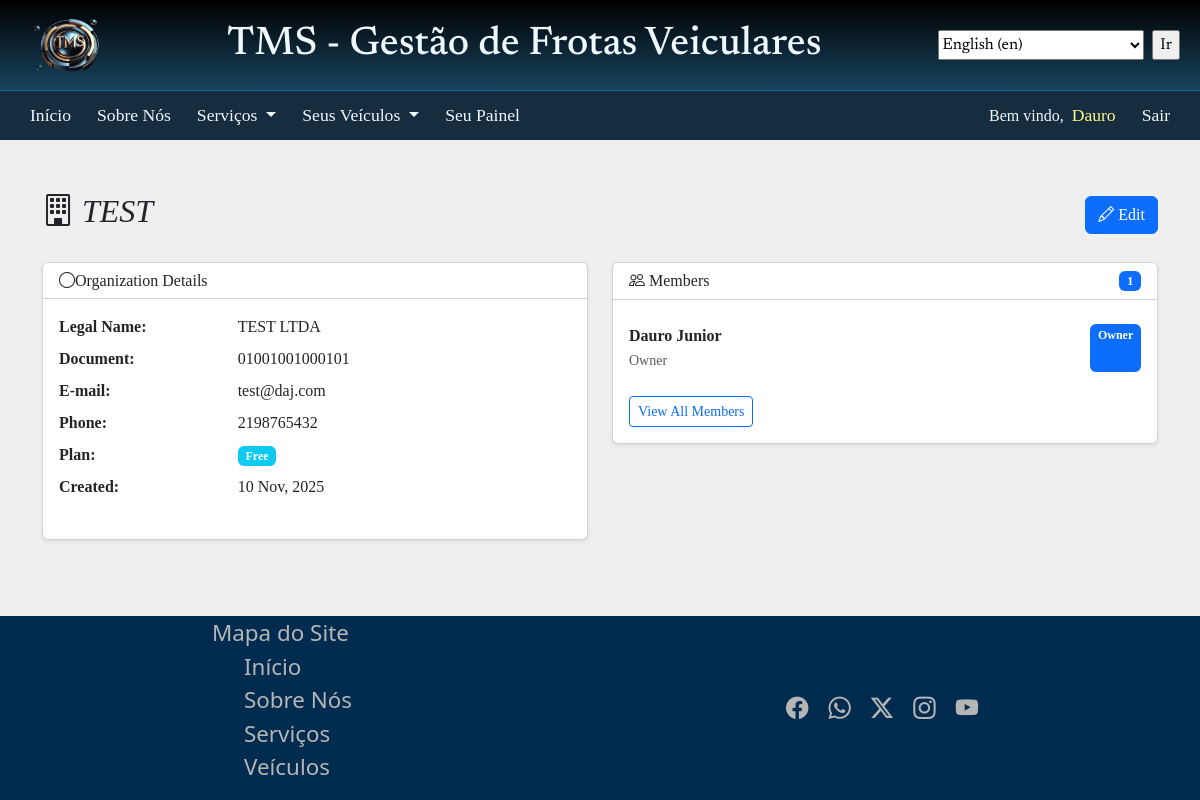
The app's page /tenants/079df3ba-5465-4106-b9de-b77a78685eee/details/ (signed in) with its own data.
### accounts/models.py (models this page shows, shortened)
class CustomUser(AbstractUser):
    id = models.UUIDField(primary_key=True, default=uuid.uuid4, editable=False)
    current_tenant = models.ForeignKey(
        'tenants.Tenant',
        on_delete=models.SET_NULL,
        null=True,
        blank=True,
        related_name='current_users',
        help_text=_('Currently active tenant for this user')
    )
    phone = models.CharField(max_length=20, blank=True, null=True)
    document_number = models.CharField(
        max_length=30,
        blank=True,
        null=True,
        help_text=_('Unique identifier like SSN or Tax ID, CPF or CNPJ')
    )
    document_type = models.CharField(
        max_length=6,
        blank=True,
        null=True,
        choices=[
            ('SSN', 'SSN'),
            ('TAXID', 'Tax ID'),
            ('CPF', 'CPF'),
            ('CNPJ', 'CNPJ')
        ],
        default='CPF'
    )
    last_login_tenant = models.ForeignKey(
        'tenants.Tenant',
        on_delete=models.SET_NULL,
        blank=True,
        null=True,
        related_name='last_login_users',
    )
    created_at = models.DateTimeField(auto_now_add=True)
    updated_at = models.DateTimeField(auto_now=True)
    class Meta:
        db_table = 'users'
        indexes = [
            models.Index(fields=['email']),
            models.Index(fields=['document_number'])
        ]
    def get_tenants(self):
        return Tenant.objects.filter(
            members__user=self,
            members__is_active=True,
            is_active=True
        ).distinct()
    def has_tenant_permission(self, tenant, permission=None):
        if self.is_superuser:
            return True

### tenants/models.py (models this page shows, shortened)
class Tenant(models.Model):
    PLAN_CHOICES = [
        ("free", _("Free")),
        ("basic", _("Basic")),
        ("premium", _("Premium")),
        ("entreprise", _("Enterprise")),
    ]
    id = models.UUIDField(primary_key=True, default=uuid.uuid4, editable=False)
    slug = models.SlugField(
        max_length=50,
        unique=True,
        help_text=_("Unique identifier for the tenant, used ni URLs and subdomains"),
    )
    name = models.CharField(max_length=200, help_text=_("Display name"))
    legal_name = models.CharField(max_length=200, help_text=_("Legal company name"))
    document = models.CharField(
        max_length=30,
        unique=True,
        help_text=_("Unique identifier like SSN or Tax ID, CPF or CNPJ"),
    )
    email = models.EmailField(unique=True)
    phone = models.CharField(max_length=30)
    address = models.CharField(max_length=250, null=True, blank=True)
    is_active = models.BooleanField(default=True)
    plan = models.CharField(max_length=20, choices=PLAN_CHOICES, default="free")
    created_at = models.DateTimeField(auto_now_add=True)
    updated_at = models.DateTimeField(auto_now=True)
    settings = models.JSONField(default=None, null=True)
    subscription_expires_at = models.DateTimeField(blank=True, null=True)
    objects = TenantManager()
    class Meta:
        db_table = "tenants"
        indexes = [
            models.Index(fields=["slug"]),
            models.Index(fields=["is_active", "plan"]),
        ]

class TenantUser(models.Model):
    ROLE_CHOICES = [
        ("owner", _("Owner")),
        ("admin", _("Administrator")),
        ("manager", _("Manager")),
        ("user", _("User")),
        ("viewer", _("Viewer")),
    ]
    id = models.UUIDField(primary_key=True, default=uuid.uuid4, editable=False)
    user = models.ForeignKey(
        settings.AUTH_USER_MODEL,
        on_delete=models.CASCADE,
        related_name="tenant_memberships",
    )
    tenant = models.ForeignKey(Tenant, on_delete=models.CASCADE, related_name="members")
    role = models.CharField(max_length=30, choices=ROLE_CHOICES, default="user")
    is_owner = models.BooleanField(default=False)
    permissions = models.JSONField(default=list, blank=True)
    joined_at = models.DateTimeField(auto_now_add=True)
    invited_by = models.ForeignKey(
        settings.AUTH_USER_MODEL,
        on_delete=models.CASCADE,
        blank=True,
        null=True,
        related_name="invitations_sent",
    )
    is_active = models.BooleanField(default=True)
    last_access = models.DateTimeField(blank=True, null=True)
    class Meta:
        db_table = "tenant_users"
        unique_together = ["user", "tenant"]
        indexes = [
            models.Index(fields=["tenant", "is_active"]),
            models.Index(fields=["user", "is_active"]),
        ]

### tenants/views.py (the view)
# urls.py: path("<uuid:tenant_id>/details/", views.TenantDetailView.as_view(), name="detail"),
class TenantDetailView(LoginRequiredMixin, DetailView):
    model = Tenant
    template_name = 'tenants/detail.html'
    context_object_name = 'tenant'
    pk_url_kwarg = 'tenant_id'
    def get_queryset(self):
        return Tenant.objects.filter(is_active=True)
    def get_context_data(self, **kwargs):
        context = super().get_context_data(**kwargs)
        tenant = self.get_object()
        if not self.request.user.has_tenant_permission(tenant):
            raise PermissionDenied(_("You do not have access to this tenant."))
        context['member_count'] = tenant.members.filter(is_active=True).count()
        context['recent_members'] = tenant.members.filter(
            is_active=True
        ).select_related('user').order_by('-joined_at')[:5]
        return context

### tenants/context_processors.py (called while the page is built)
def tenant_context(request):
    context = {
        "current_tenant": None,
        "user_tenants": [],
        "is_tenant_owner": False,
        "tenant_role": None,
    }
    if hasattr(request, "tenant") and request.tenant:
        context["current_tenant"] = request.tenant
        if request.user.is_authenticated:
            context["user_tenants"] = request.user.get_tenants()
            try:
                membership = TenantUser.objects.get(
                    user=request.user, tenant=request.tenant, is_active=True
                )
                context["is_tenant_owner"] = membership.is_owner
                context["tenant_role"] = membership.role
            except TenantUser.DoesNotExist:
                pass
    return context

### templates/tenants/detail.html (shortened to what this page needs)
{% extends 'base.html' %}
{% load static i18n l10n %}
{% block content %}
<div class="container">
  <div class="row">
    <div class="col-12 mb-4">
      <div class="d-flex justify-content-between align-items-center">
        <h2><i class="bi bi-building"> {{ tenant.name }}</i></h2>
        {% if is_tenant_owner %}
          <a href="{% url 'tenants:update' tenant.id %}" class="btn btn-primary">
            <i class="bi bi-pencil"></i> {% translate 'Edit' %}
          </a>
        {% endif %}
      </div>
    </div>
  </div>
  <div class="row">
    <div class="col-md-6">
      <div class="card shadow-sm mb-4">
        <div class="card-header bg-white">
          <h6 class="mb-0">
            <i class="bi bi-circle"></i>{% translate 'Organization Details' %}
          </h6>
        </div>
        <div class="card-body">
          <dl class="row">
            <dt class="col-sm-4">{% translate 'Legal Name' %}:</dt>
            <dd class="col-sm-8">{{ tenant.legal_name }}</dd>
            <dt class="col-sm-4">{% translate 'Document' %}:</dt>
            <dd class="col-sm-8">{{ tenant.document }}</dd>
            <dt class="col-sm-4">{% translate 'E-mail' %}:</dt>
            <dd class="col-sm-8">{{ tenant.email }}</dd>
            <dt class="col-sm-4">{% translate 'Phone' %}:</dt>
            <dd class="col-sm-8">{{ tenant.phone }}</dd>
            <dt class="col-sm-4">{% translate 'Plan' %}:</dt>
            <dd class="col-sm-8">
              <span class="badge bg-info">{{ tenant.get_plan_display }}</span>
            </dd>
            <dt class="col-sm-4">{% translate 'Created' %}:</dt>
            <dd class="col-sm-8">{{ tenant.created_at|date:"d M, Y" }}</dd>
          </dl>
        </div>
      </div>
    </div>
    <div class="col-md-6">
      <div class="card shadow-sm mb-4">
        <div class="card-header bg-white d-flex justify-content-between">
          <h6 class="mb-0"><i class="bi bi-people"></i> {% translate 'Members' %}</h6>
          <span class="badge bg-primary">{{ member_count }}</span>
        </div>
        <div class="card-body">
          <div class="list-group list-group-flush">
            {% for member in recent_members %}
              <div class="list-group-item px-0">
                <div class="d-flex justify-content-between">
                  <div>
                    <strong>{{ member.user.get_full_name|default:member.user.username }}</strong>
                      <br>
                       <small class="text-muted">{{ member.get_role_display }}</small>
                        </div>
                          {% if member.is_owner %}
                            <span class="badge bg-primary">{% translate 'Owner' %}</span>
                          {% endif %}
                        </div>
                      </div>
            {% endfor %}
          </div>
            <a href="{% url 'tenants:members' tenant.id %}" class="btn btn-sm btn-outline-primary mt-3">
                {% translate 'View All Members' %}
            </a>
        </div>
      </div>
    </div>
  </div>
</div>
{% endblock %}

### templates/components/_navbar.html (shortened to what this page needs)
{% load static i18n l10n %}
<link rel="stylesheet" href="{% static 'css/navbar.css' %}">
<nav class="navbar navbar-expand-lg navbar-light sticky-top navbar-top">
  <div class="container-fluid flex-row">
    <ul class="navbar-nav me-auto mb-2 mb-lg-0 nav-menu">
      <li class="nav-item">
        <a class="nav-link" href="{% url 'home' %}">{% translate 'Início' %}</a>
      </li>
      <li class="nav-item">
        <a class="nav-link" href="#">{% translate 'Sobre Nós' %}</a>
      </li>
      <li class="nav-item dropdown">
        <a class="nav-link dropdown-toggle" href="#" role="button" data-bs-toggle="dropdown" aria-expanded="false">
          {% translate 'Serviços' %}
        </a>
      </li>
      {% if user.is_authenticated %}
      <li class="nav-item dropdown">
        <a class="nav-link dropdown-toggle" href="#" role="button" data-bs-toggle="dropdown" aria-expanded="false">
          {% translate 'Seus Veículos' %}
        </a>
      </li>
      <li class="nav-item"><a class="nav-link" href="#">{% translate 'Seu Painel' %}</a></li>
      {% endif %}
    </ul>
    <ul class="navbar-nav ms-auto mb-2 mb-lg-0 nav-signup">
      {% if user.is_authenticated %}
      <li class="nav-item welcome">
        {% translate 'Bem vindo' %}, <a class="nav-link" href="#">{{ user.first_name|default:user.username }}</a>
      </li>
      <li class="nav-item">
        <a class="nav-link" href="#">{% translate 'Sair' %}</a>
      </li>
      {% endif %}
    </ul>
  </div>
</nav>

### static/css/base.css (style rules this page uses)
html { box-sizing: border-box; padding: 0; margin: 0; }
body { display: flex; flex-direction: column; min-height: 100vh; }

### static/css/navbar.css (style rules this page uses)
.navbar-top { background: color-mix(in srgb, black 50%, #13436c 50%); color: aliceblue; font-family: 'Baskervville'; height: 50px; border-top: 1px solid #075f8c; position: sticky; opacity: 95%; top: 0; }
.navbar-top a { color: aliceblue; font-size: 1.1rem; }
.nav-menu li { margin: 0 0 0 10px; }
.nav-signup { padding: 0; margin: 0; display: flex; flex-direction: row; align-items: center; }
.welcome { display: flex; flex-direction: row; align-items: center; }
.welcome a { color: #fff780; }
.nav-signup li { padding: 0; margin: 0 10px 0 0; }

### records on screen
CustomUser: first_name "Dauro"
Tenant: name "TEST", legal_name "TEST LTDA", document "01001001000101", email "test@daj.com", phone "2198765432", plan "Free", created_at "10 Nov, 2025"
TenantUser: user.get_full_name "Dauro Junior", role "Owner"

### other values on screen
{{ member_count }} "1"
form field language "English (en)"
